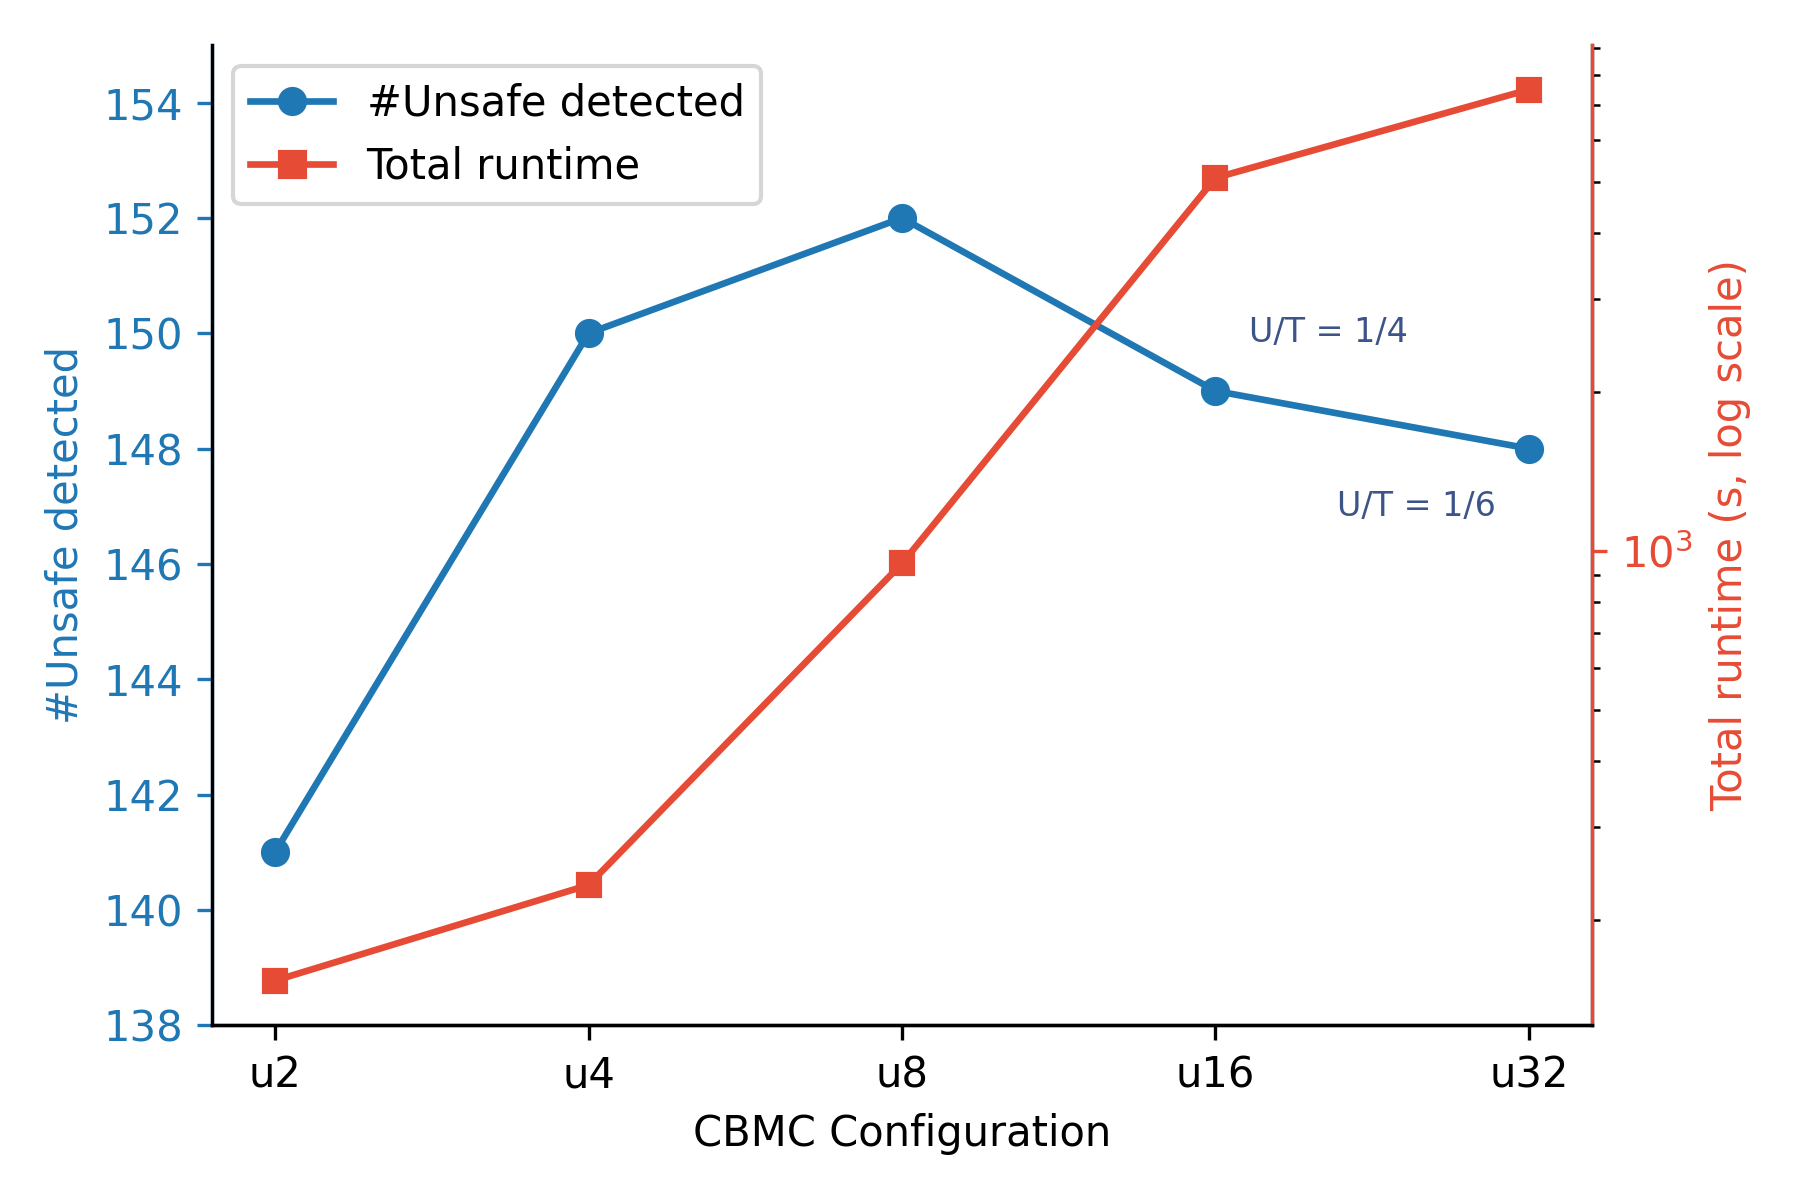

Write the Python code that produced this figure.
#!/usr/bin/env python3
# -*- coding: utf-8 -*-
"""
Dual-axis trade-off plot for CBMC unwind bounds:
  left:  #Unsafe detected (line)
  right: Total runtime (s, log scale)
  annotations: U/T = unknown/timeout counts.
"""

import csv
import os
import sys

import matplotlib.pyplot as plt
import numpy as np
from matplotlib.lines import Line2D

CUR_DIR = os.path.dirname(os.path.abspath(__file__))
CSV_PATH = os.path.join(CUR_DIR, "all_results.csv")
OUTPUT_PNG = os.path.join(CUR_DIR, "cbmc_trade_off.png")

TIME_LIMIT = 900.0
CBMC_UNWINDS = (2, 4, 8, 16, 32)
INCONCLUSIVE = {"UNKNOWN", "TIMEOUT"}

COLOR_UNSAFE = "C0"
COLOR_RUNTIME = "#E64B35"
COLOR_TIMEOUT = "#3C5488"


def parse_unwind(value):
    if value is None:
        return None
    text = str(value).strip()
    if not text:
        return None
    try:
        return int(float(text))
    except (TypeError, ValueError):
        return None


def parse_time(value):
    if value is None:
        return None
    text = str(value).strip()
    if not text:
        return None
    try:
        return float(text)
    except (TypeError, ValueError):
        return None


def init_stat():
    return {"n": 0, "unsafe": 0, "unknown": 0, "timeout": 0, "time": 0.0}


def load_rows(csv_path):
    with open(csv_path, "r", newline="") as f:
        reader = csv.DictReader(f)
        if reader.fieldnames is None:
            raise SystemExit("CSV has no header: %s" % csv_path)
        required = {"tool", "unwind", "result", "time"}
        missing = required - {name.strip() for name in reader.fieldnames}
        if missing:
            raise SystemExit(
                "CSV missing columns %s: %s" % (sorted(missing), csv_path)
            )
        return list(reader)


def aggregate_cbmc(rows):
    stats = {u: init_stat() for u in CBMC_UNWINDS}
    for row in rows:
        if (row.get("tool") or "").strip() != "CBMC":
            continue
        u = parse_unwind(row.get("unwind"))
        if u not in stats:
            continue

        result = (row.get("result") or "").strip().upper()
        t = parse_time(row.get("time"))
        s = stats[u]
        s["n"] += 1

        if result == "FALSE":
            s["unsafe"] += 1

        inconclusive = result in INCONCLUSIVE
        missing_or_nonpos = t is None or t <= 0

        if inconclusive:
            if missing_or_nonpos or t >= TIME_LIMIT:
                s["timeout"] += 1
                s["time"] += TIME_LIMIT
                if missing_or_nonpos:
                    sys.stderr.write(
                        "Warning: u%d has %s with missing/non-positive time; "
                        "counted as Timeout and 900s\n" % (u, result)
                    )
            else:
                s["unknown"] += 1
                s["time"] += t
        else:
            if missing_or_nonpos:
                sys.stderr.write(
                    "Warning: u%d has %s with missing/non-positive time; "
                    "time contribution 0\n" % (u, result)
                )
            else:
                s["time"] += t
    return stats


def print_summary(stats):
    print("[SUMMARY]")
    print(
        "%-6s %6s %8s %8s %8s %12s"
        % ("u", "n", "Unsafe", "Unknown", "Timeout", "Time (s)")
    )
    for u in CBMC_UNWINDS:
        s = stats[u]
        print(
            "u%-5d %6d %8d %8d %8d %12.1f"
            % (u, s["n"], s["unsafe"], s["unknown"], s["timeout"], s["time"])
        )


def plot_tradeoff(stats):
    xs = np.arange(len(CBMC_UNWINDS))
    labels = ["u%d" % u for u in CBMC_UNWINDS]
    unsafe = np.array([stats[u]["unsafe"] for u in CBMC_UNWINDS], dtype=float)
    runtime = np.array([stats[u]["time"] for u in CBMC_UNWINDS], dtype=float)
    unknown = np.array([stats[u]["unknown"] for u in CBMC_UNWINDS], dtype=int)
    timeout = np.array([stats[u]["timeout"] for u in CBMC_UNWINDS], dtype=int)

    fig, ax_left = plt.subplots(figsize=(6, 4))
    ax_left.plot(
        xs, unsafe,
        color=COLOR_UNSAFE,
        marker="o",
        markersize=6,
        linewidth=1.6,
        zorder=3,
        label="#Unsafe detected",
    )
    ax_left.set_ylabel("#Unsafe detected", color=COLOR_UNSAFE)
    ax_left.tick_params(axis="y", colors=COLOR_UNSAFE)
    ax_left.set_xlabel("CBMC Configuration")
    ax_left.set_xticks(xs)
    ax_left.set_xticklabels(labels)
    ax_left.set_ylim(138, 155)
    ax_left.spines["top"].set_visible(False)

    ax_right = ax_left.twinx()
    ax_right.plot(
        xs, runtime,
        color=COLOR_RUNTIME,
        marker="s",
        markersize=5.5,
        linewidth=1.6,
        zorder=3,
        label="Total runtime",
    )
    ax_right.set_yscale("log")
    ax_right.set_ylabel("Total runtime (s, log scale)", color=COLOR_RUNTIME)
    ax_right.tick_params(axis="y", colors=COLOR_RUNTIME)
    ax_right.spines["top"].set_visible(False)
    ax_right.spines["right"].set_color(COLOR_RUNTIME)
    ax_left.spines["left"].set_color(COLOR_UNSAFE)

    # Per-point offsets so labels stay inside the axes.
    # u16: slightly left of the marker; u32: lower-left to avoid the right spine.
    annotate_style = {
        16: dict(xytext=(8, 10), ha="left", va="bottom"),
        32: dict(xytext=(-8, -10), ha="right", va="top"),
    }
    for i, u in enumerate(CBMC_UNWINDS):
        u_cnt, t_cnt = unknown[i], timeout[i]
        if u_cnt <= 0 and t_cnt <= 0:
            continue
        style = annotate_style.get(u, dict(xytext=(8, 10), ha="left", va="bottom"))
        ax_left.annotate(
            "U/T = %d/%d" % (u_cnt, t_cnt),
            xy=(xs[i], unsafe[i]),
            xytext=style["xytext"],
            textcoords="offset points",
            fontsize=8,
            color=COLOR_TIMEOUT,
            ha=style["ha"],
            va=style["va"],
        )

    legend_handles = [
        Line2D([0], [0], color=COLOR_UNSAFE, marker="o", linewidth=1.6,
               label="#Unsafe detected"),
        Line2D([0], [0], color=COLOR_RUNTIME, marker="s", linewidth=1.6,
               label="Total runtime"),
    ]
    ax_left.legend(handles=legend_handles, loc="upper left", frameon=True)

    fig.tight_layout()
    fig.savefig(OUTPUT_PNG, dpi=300)
    print("Wrote %s" % OUTPUT_PNG)


def main():
    if not os.path.isfile(CSV_PATH):
        raise SystemExit("CSV not found: %s" % CSV_PATH)
    stats = aggregate_cbmc(load_rows(CSV_PATH))
    print_summary(stats)
    plot_tradeoff(stats)


if __name__ == "__main__":
    main()
